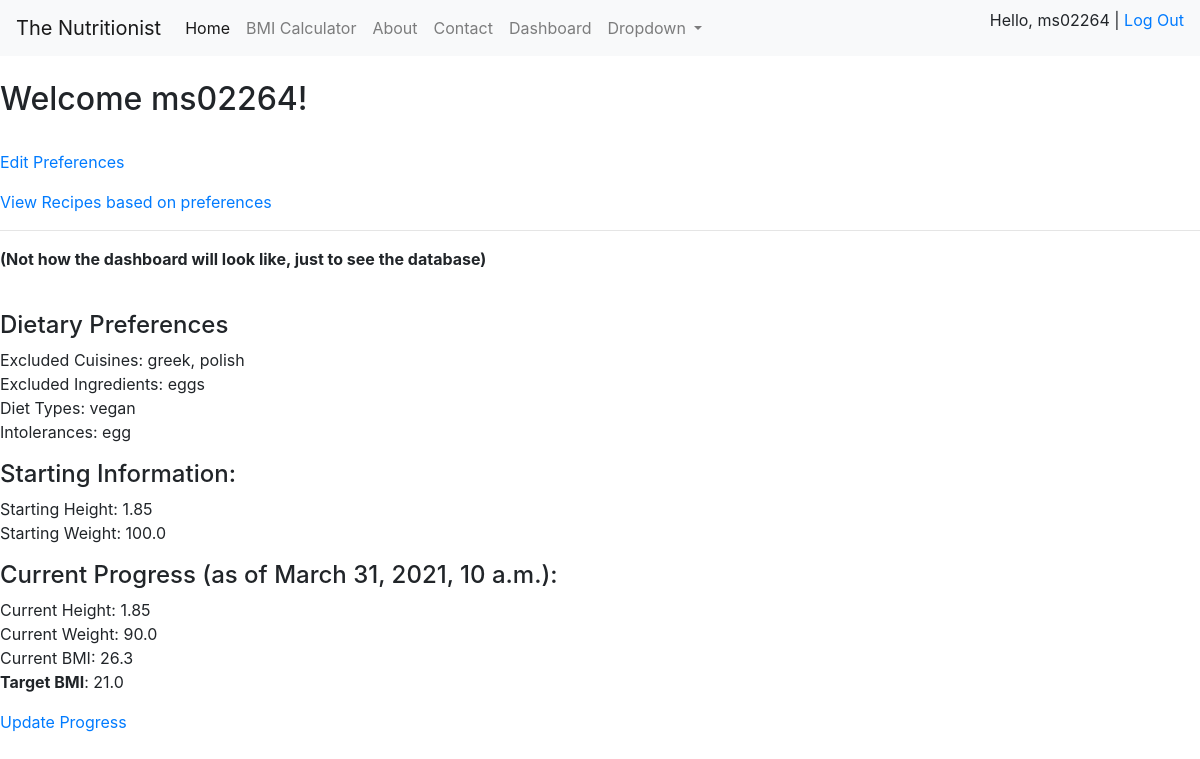
/account/dashboard/2 (signed in), run on an earlier commit of the app's database.
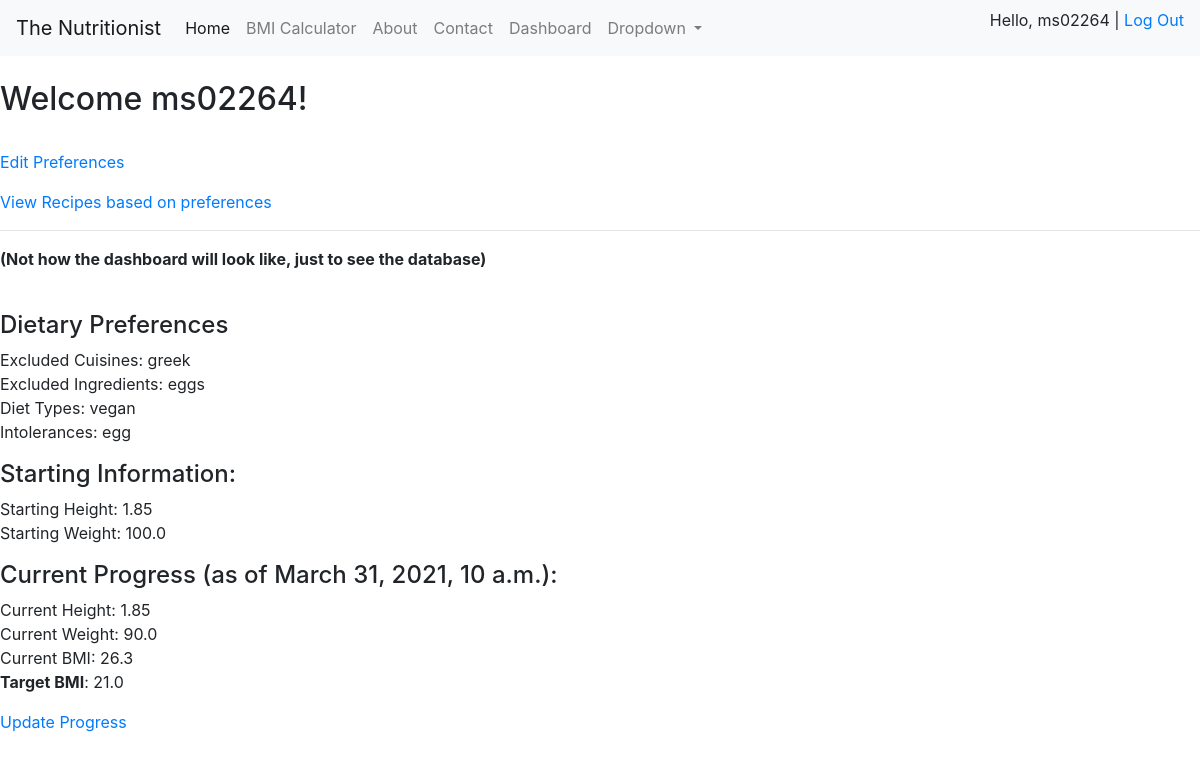
And on a later commit of the database.
### account/models.py (models this page shows, shortened)
class Account(AbstractBaseUser):
    email = models.EmailField(verbose_name="email", max_length=60, unique=True)
    username = models.CharField(max_length=30, unique=True, blank=False)
    date_joined = models.DateTimeField(verbose_name='date joined', auto_now_add=True)
    last_login = models.DateTimeField(verbose_name='last login', auto_now=True)
    is_admin = models.BooleanField(default=False)
    is_active = models.BooleanField(default=True)
    is_staff = models.BooleanField(default=False)
    is_superuser = models.BooleanField(default=False)
    USERNAME_FIELD = 'username'
    REQUIRED_FIELDS = ['email']
    objects = MyAccountManager()

### diets/models.py (models this page shows, shortened)
class Diet(models.Model):
    user = models.OneToOneField(Account, on_delete=models.CASCADE, primary_key=True)
    start_date = models.DateTimeField(auto_now_add=True)
    '''
    The total nutrition since the start of the diet. This should let us
    have a 'memory' of previous week's nutrition and let us balance out
    any disproportionate diets. This is a first implementation and
    something I want to review a bit more since there isn't loads of
    research or planning behind how this works.

    -Oliver
    '''
    total_energy = models.FloatField(validators=[MinValueValidator(0)])
    total_protein = models.FloatField(validators=[MinValueValidator(0)])
    total_carbs = models.FloatField(validators=[MinValueValidator(0)])
    total_fats = models.FloatField(validators=[MinValueValidator(0)])
    exclude_cuisines = models.CharField(max_length=100, blank=True)
    exclude_ingredients = models.CharField(max_length=100, blank=True)
    diets = models.CharField(max_length=100, blank=True)
    intolerances = models.CharField(max_length=100, blank=True)

### progress/models.py (models this page shows, shortened)
class Progress(models.Model):
    user = models.OneToOneField(Account, on_delete=models.CASCADE, primary_key=True)
    starting_weight = models.FloatField(validators=[MinValueValidator(0), MaxValueValidator(400)], blank=False)
    starting_height = models.FloatField(validators=[MinValueValidator(0), MaxValueValidator(3)], blank=False)
    current_bmi = models.FloatField(validators=[MinValueValidator(10), MaxValueValidator(50)], blank=True)
    target_bmi = models.FloatField(validators=[MinValueValidator(10), MaxValueValidator(50)], blank=False)
    current_height = models.FloatField(validators=[MinValueValidator(0), MaxValueValidator(3)], default=0)
    current_weight = models.FloatField(validators=[MinValueValidator(0), MaxValueValidator(400)], default=0)
    last_updated = models.DateTimeField(auto_now_add=True, blank=True)

### account/views.py (the view)
# urls.py: path('account/dashboard/<int:pk>', dashboard_view, name='user_dashboard'),
def dashboard_view(request, pk):
    context = {}
    try:
        if request.user.progress:
            return render(request, 'account/dashboard.html', context)
    except Exception as e:
        return redirect('progress_form')

### account/templates/account/dashboard.html
{% extends 'base.html' %}
{% block content %}
    <br>
    <h2>Welcome {{request.user.username}}!</h2>
    <br>
    {% if not request.user.diet %}
        <p>To get started, please fill in your preferences to generate recipes.</p>
        <p><a href="{%url 'set_dietary_preferences' request.user.pk %}">Add Preferences</a></p>
    {% else %}
        <p><a href="{%url 'set_dietary_preferences' request.user.pk %}">Edit Preferences</a></p>
        <p><a href="{%url 'view_recipe_preferences' request.user.pk %}">View Recipes based on preferences</a></p>
    {% endif %}
    <hr>
    <p><strong>(Not how the dashboard will look like, just to see the database)</strong></p>
    <br>
    {% if request.user.diet %}
        <h4>Dietary Preferences</h4>
        <p> Excluded Cuisines: {{ request.user.diet.exclude_cuisines }}
        <br> Excluded Ingredients: {{ request.user.diet.exclude_ingredients }}
        <br> Diet Types: {{ request.user.diet.diets }}
        <br> Intolerances: {{ request.user.diet.intolerances }}</p>
    {% endif %}
    <h4>Starting Information:</h4>
    <p>
        Starting Height: {{request.user.progress.starting_height}}<br>
        Starting Weight: {{request.user.progress.starting_weight}}<br>
    </p>
    <h4>Current Progress (as of {{request.user.progress.last_updated}}):</h4>
    <p>
        Current Height: {{request.user.progress.current_height}}<br>
        Current Weight: {{request.user.progress.current_weight}}<br>
        Current BMI: {{request.user.progress.current_bmi}}<br>
        <strong>Target BMI</strong>: {{request.user.progress.target_bmi}}
    </p>
    <p><a href="{% url 'update_progress' request.user.progress.pk %}">Update Progress</a></p>
{% endblock content %}

### templates/navbar.html (shortened to what this page needs)
<nav class="navbar navbar-expand-lg navbar-light bg-light">
    <a class="navbar-brand" href="/">The Nutritionist</a>
    <div class="collapse navbar-collapse" id="navbarSupportedContent">
        <ul class="navbar-nav mr-auto">
            <li class="nav-item active">
                <a class="nav-link" href="/">Home <span class="sr-only">(current)</span></a>
            </li>
            <li class="nav-item">
                <a class="nav-link" href="/bmi">BMI Calculator</a>
            </li>
            <li class="nav-item">
                <a class="nav-link" href="#">About</a>
            </li>
            <li class="nav-item">
                <a class="nav-link" href="/contact">Contact</a>
            </li>
            {% if request.user.is_authenticated %}
                <li class="nav-item">
                {% if request.user.is_admin %}
                    <a class="nav-link" href="/admin">Admin Panel</a>
                {% else %}
                    <a class="nav-link" href="{% url 'user_dashboard' request.user.pk %}">Dashboard</a>
                {% endif %}
                </li>
            {% endif %}
            <li class="nav-item dropdown">
                <a class="nav-link dropdown-toggle" href="#" id="navbarDropdown" role="button" data-toggle="dropdown"
                    aria-haspopup="true" aria-expanded="false">
                    Dropdown
                </a>
            </li>
        </ul>
        <ul class="navbar-nav ml-auto">
            <li class="nav-item">
                {% if request.user.is_authenticated %}
                <p>Hello, {{request.user.username}} | <a href="{% url 'logout' %}">Log Out</a></p>
                {% else %}
                <p><a href="{% url 'register' %} ">Register</a> | <a href="{% url 'login' %}">Login</a></p>
                {% endif %}
            </li>
        </ul>
    </div>
</nav>

What changed in the data, as far as the page shows it:
changed through a linked row, Account "ms02264": user.diet.exclude_cuisines "greek, polish" → "greek"
